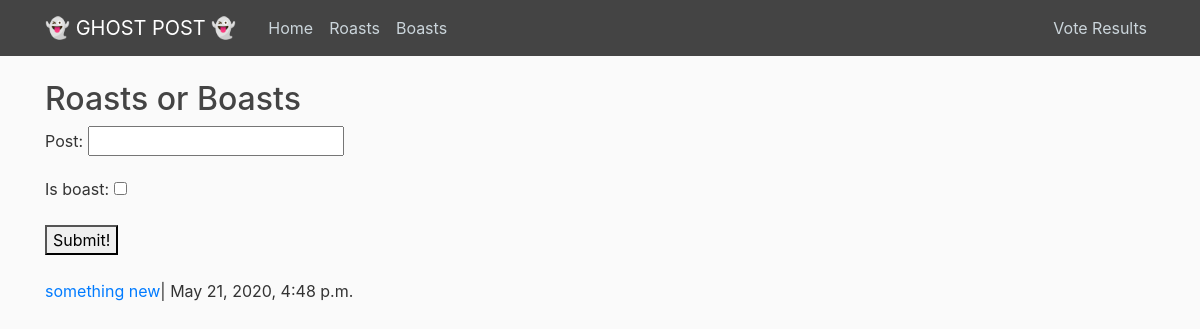
The app's page /, older data.
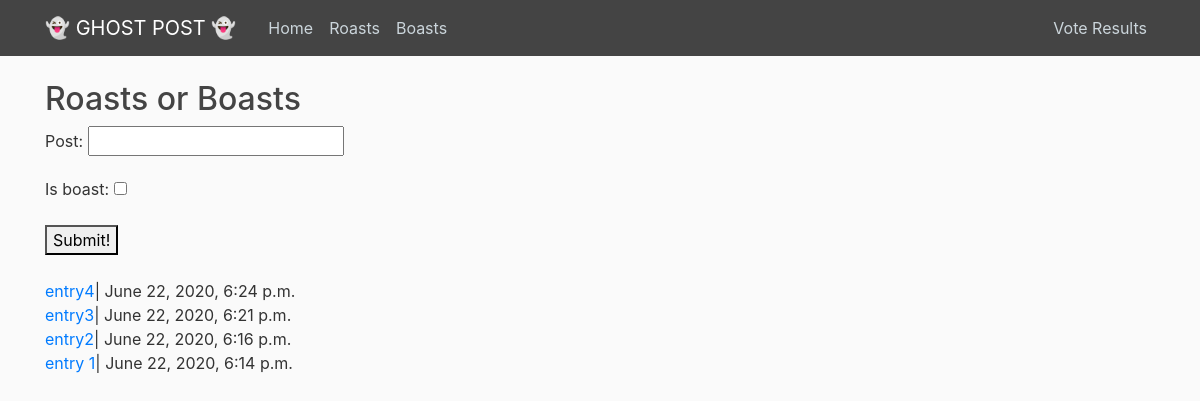
The same page, newer data.
### posts/models.py (models this page shows)
class GhostPost(models.Model):
    post          = models.CharField(max_length=250)
    time_post     = models.DateTimeField(default=now)
    total_both    = models.IntegerField(default=0)
    is_boast      = models.BooleanField(default=False)
    up_votes      = models.IntegerField(default=0)
    down_votes    = models.IntegerField(default=0)
    def __str__(self):
        return self.post

### posts/views.py (the view)
# urls.py: path('',views.index, name='homepage'),
def index(req):
    posts = GhostPost.objects.all().order_by('-time_post')
    form = AddForm()
    if req.method == "POST":
        form = AddForm(req.POST)
        if form.is_valid():
            form.save()
        return HttpResponseRedirect(reverse("homepage"))
    return render(req, 'index.html',{'form':form,'posts':posts})

### posts/forms.py
class AddForm(forms.ModelForm):
    class Meta:
        model = GhostPost
        fields = ['post', 'is_boast']

### posts/templates/index.html (shortened to what this page needs)
{% extends 'base.html' %}
{% block content %}
<h2> Roasts or Boasts </h2>
<div>
{%if form%}
<form action="" method="post">
    {{ form.as_p }}
    <button type="submit">Submit!</button>
</form>
{% endif %}
<div>
{% for post in posts %}
<br>
<a href ={%url 'post_view' id=post.id%}>{{post}}</a>| {{post.time_post}}
{% endfor %}
</div>
{% endblock content %}

### posts/templates/base.html (shortened to what this page needs)
{% load static %}
<!DOCTYPE html>
<html lang="en">
  <head>
    <link
      rel="stylesheet"
      href="https://stackpath.bootstrapcdn.com/bootstrap/4.5.0/css/bootstrap.min.css"
    />
    <link
      rel="stylesheet"
      type="text/css"
      href="{% static 'ghost/main.css' %}"
    />
  </head>
  <body>
    <header class="site-header">
      <nav class="navbar navbar-expand-md navbar-dark bg-steel fixed-top">
        <div class="container">
          <a class="navbar-brand mr-4" href="{% url 'homepage' %}"
            > 👻 GHOST POST 👻</a
          >
          <div class="collapse navbar-collapse" id="navbarToggle">
            <div class="navbar-nav mr-auto">
              <a class="nav-item nav-link" href="{% url 'homepage' %}">Home</a>
              <a class="nav-item nav-link" href="{% url 'roast' %}">Roasts</a>
              <a class="nav-item nav-link" href="{% url 'boast' %}">Boasts</a>
            </div>
            <div class="navbar-nav">
              <a class="nav-item nav-link" href="{% url 'vote'%}">Vote Results</a>
            </div>
          </div>
        </div>
      </nav>
    </header>
    <main role="main" class="container">
      <div class="row">
        <div class="col-md-8">
          {% block content %}{% endblock %}
        </div>
      </div>
    </main>
  </body>
</html>

### posts/static/ghost/main.css (style rules this page uses)
body { background: #fafafa; color: #333333; margin-top: 5rem; }
h1, h2, h3, h4, h5, h6 { color: #444444; }
.bg-steel { background-color: #444444; }
.site-header .navbar-nav .nav-link { color: #cbd5db; }

Row changes from the older to the newer data that the page shows:
removed GhostPost: post "something new", time_post "May 21, 2020, 4:48 p.m."
added GhostPost: post "entry4", time_post "June 22, 2020, 6:24 p.m."
added GhostPost: post "entry3", time_post "June 22, 2020, 6:21 p.m."
added GhostPost: post "entry2", time_post "June 22, 2020, 6:16 p.m."
added GhostPost: post "entry 1", time_post "June 22, 2020, 6:14 p.m."
